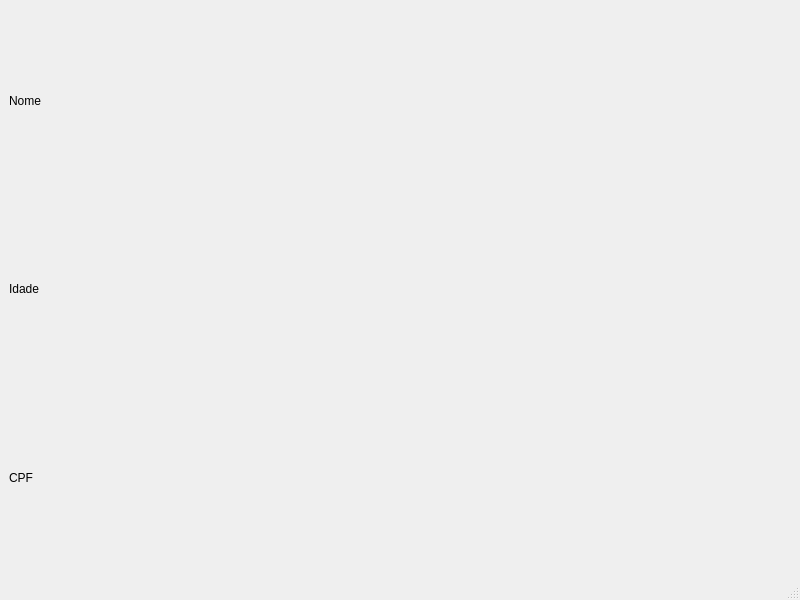
<?xml version="1.0" encoding="UTF-8"?>
<ui version="4.0">
 <class>MainWindow</class>
 <widget class="QMainWindow" name="MainWindow">
  <property name="geometry">
   <rect>
    <x>0</x>
    <y>0</y>
    <width>800</width>
    <height>600</height>
   </rect>
  </property>
  <property name="windowTitle">
   <string>MainWindow</string>
  </property>
  <widget class="QWidget" name="centralwidget">
   <layout class="QVBoxLayout" name="verticalLayout">
    <item>
     <widget class="QLabel" name="nome">
      <property name="text">
       <string>Nome</string>
      </property>
     </widget>
    </item>
    <item>
     <widget class="QLabel" name="idade">
      <property name="text">
       <string>Idade</string>
      </property>
     </widget>
    </item>
    <item>
     <widget class="QLabel" name="cpf">
      <property name="text">
       <string>CPF</string>
      </property>
     </widget>
    </item>
   </layout>
  </widget>
  <widget class="QMenuBar" name="menubar">
   <property name="geometry">
    <rect>
     <x>0</x>
     <y>0</y>
     <width>800</width>
     <height>23</height>
    </rect>
   </property>
  </widget>
  <widget class="QStatusBar" name="statusbar"/>
 </widget>
 <resources/>
 <connections/>
</ui>
